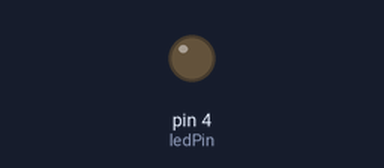
A sketch run on a simulated Arduino Uno, built with avr-gcc and run on an emulated ATmega328P. On the bench: output pins drawn as LEDs (lit = HIGH). What the sketch prints to the serial monitor is not drawn.

Above: at 1.3 s.
At 9.8 s:
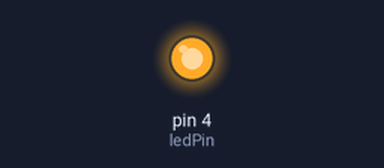
Timing chart, 0 to 10.1 s (numbered marks = the images above):
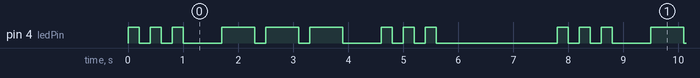

Measured:
- by itself, pin 4 (ledPin): repeats every 7.8 s: 2 × (LOW 0.20 s, HIGH 0.20 s), LOW 0.70 s, 2 × (HIGH 0.60 s, LOW 0.20 s), HIGH 0.60 s, LOW 0.70 s, 2 × (HIGH 0.20 s, LOW 0.20 s), HIGH 0.20 s, LOW 2.2 s, HIGH 0.20 s
- by itself, everything shown: repeats every 7.8 s, in 18 steps

The sketch:

ex03_sos.ino
```cpp
// ex03_sos.ino millis实现SOS摩斯信号 LED接GPIO4
const int ledPin = 4;
// 时间参数定义
const unsigned long shortLight = 200;    // 短亮时长
const unsigned long longLight = 600;     // 长亮时长
const unsigned long dotGap = 200;        // 单次闪烁间隔
const unsigned long groupPause = 500;    // 分组（3短/3长）中间停顿
const unsigned long sosEndPause = 2000;  // 整套SOS结束长停顿

unsigned long lastTime = 0;
unsigned long delayWait = 0;
bool ledLight = false;
int workState = 0; // 0空闲 1三短 2三长 3三短
int flashCount = 0;

void setup() {
  Serial.begin(115200);
  pinMode(ledPin, OUTPUT);
  digitalWrite(ledPin, LOW);
  Serial.println("ex03 SOS信号实验启动，LED接GPIO4");
}

void loop() {
  unsigned long now = millis();
  if (now - lastTime >= delayWait) {
    lastTime = now;
    switch (workState) {
      case 0:
        workState = 1;
        flashCount = 0;
        ledLight = true;
        digitalWrite(ledPin, HIGH);
        delayWait = shortLight;
        break;
      case 1:
        if (ledLight) {
          digitalWrite(ledPin, LOW);
          ledLight = false;
          delayWait = dotGap;
          flashCount++;
        } else {
          if (flashCount >= 3) {
            workState = 2;
            flashCount = 0;
            delayWait = groupPause;
          } else {
            digitalWrite(ledPin, HIGH);
            ledLight = true;
            delayWait = shortLight;
          }
        }
        break;
      case 2:
        if (ledLight) {
          digitalWrite(ledPin, LOW);
          ledLight = false;
          delayWait = dotGap;
          flashCount++;
        } else {
          if (flashCount >= 3) {
            workState = 3;
            flashCount = 0;
            delayWait = groupPause;
          } else {
            digitalWrite(ledPin, HIGH);
            ledLight = true;
            delayWait = longLight;
          }
        }
        break;
      case 3:
        if (ledLight) {
          digitalWrite(ledPin, LOW);
          ledLight = false;
          delayWait = dotGap;
          flashCount++;
        } else {
          if (flashCount >= 3) {
            workState = 0;
            digitalWrite(ledPin, LOW);
            delayWait = sosEndPause;
            Serial.println("一轮SOS信号发送完成");
          } else {
            digitalWrite(ledPin, HIGH);
            ledLight = true;
            delayWait = shortLight;
          }
        }
        break;
    }
  }
}
```
